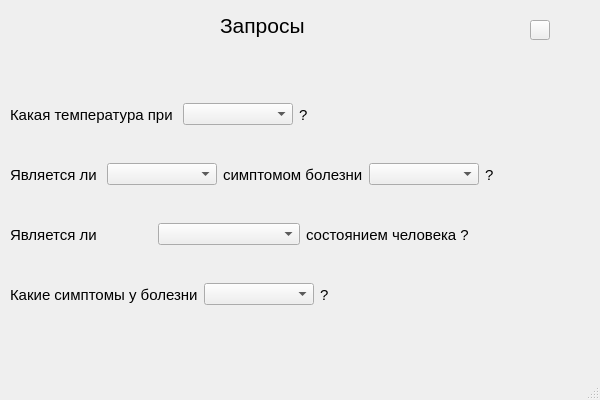
<?xml version="1.0" encoding="UTF-8"?>
<ui version="4.0">
 <class>MainWindow</class>
 <widget class="QMainWindow" name="MainWindow">
  <property name="geometry">
   <rect>
    <x>0</x>
    <y>0</y>
    <width>600</width>
    <height>400</height>
   </rect>
  </property>
  <property name="minimumSize">
   <size>
    <width>600</width>
    <height>400</height>
   </size>
  </property>
  <property name="maximumSize">
   <size>
    <width>600</width>
    <height>400</height>
   </size>
  </property>
  <property name="windowTitle">
   <string>MainWindow</string>
  </property>
  <widget class="QWidget" name="centralwidget">
   <widget class="QLabel" name="label">
    <property name="geometry">
     <rect>
      <x>220</x>
      <y>10</y>
      <width>131</width>
      <height>31</height>
     </rect>
    </property>
    <property name="font">
     <font>
      <pointsize>16</pointsize>
     </font>
    </property>
    <property name="text">
     <string>Запросы</string>
    </property>
   </widget>
   <widget class="QWidget" name="layoutWidget">
    <property name="geometry">
     <rect>
      <x>10</x>
      <y>100</y>
      <width>361</width>
      <height>29</height>
     </rect>
    </property>
    <layout class="QHBoxLayout" name="horizontalLayout">
     <item>
      <widget class="QLabel" name="label_2">
       <property name="font">
        <font>
         <pointsize>11</pointsize>
        </font>
       </property>
       <property name="text">
        <string>Какая температура при </string>
       </property>
      </widget>
     </item>
     <item>
      <widget class="QComboBox" name="comboBox">
       <property name="minimumSize">
        <size>
         <width>110</width>
         <height>0</height>
        </size>
       </property>
       <property name="font">
        <font>
         <pointsize>9</pointsize>
        </font>
       </property>
      </widget>
     </item>
     <item>
      <widget class="QLabel" name="label_3">
       <property name="font">
        <font>
         <pointsize>11</pointsize>
        </font>
       </property>
       <property name="text">
        <string>?</string>
       </property>
      </widget>
     </item>
    </layout>
   </widget>
   <widget class="QWidget" name="layoutWidget">
    <property name="geometry">
     <rect>
      <x>10</x>
      <y>160</y>
      <width>563</width>
      <height>29</height>
     </rect>
    </property>
    <layout class="QHBoxLayout" name="horizontalLayout_2">
     <item>
      <widget class="QLabel" name="label_4">
       <property name="font">
        <font>
         <pointsize>11</pointsize>
        </font>
       </property>
       <property name="text">
        <string>Является ли </string>
       </property>
      </widget>
     </item>
     <item>
      <widget class="QComboBox" name="comboBox_2">
       <property name="minimumSize">
        <size>
         <width>110</width>
         <height>0</height>
        </size>
       </property>
       <property name="font">
        <font>
         <pointsize>9</pointsize>
        </font>
       </property>
      </widget>
     </item>
     <item>
      <widget class="QLabel" name="label_6">
       <property name="font">
        <font>
         <pointsize>11</pointsize>
        </font>
       </property>
       <property name="text">
        <string>симптомом болезни</string>
       </property>
      </widget>
     </item>
     <item>
      <widget class="QComboBox" name="comboBox_3">
       <property name="minimumSize">
        <size>
         <width>110</width>
         <height>0</height>
        </size>
       </property>
       <property name="font">
        <font>
         <pointsize>9</pointsize>
        </font>
       </property>
      </widget>
     </item>
     <item>
      <widget class="QLabel" name="label_5">
       <property name="font">
        <font>
         <pointsize>11</pointsize>
        </font>
       </property>
       <property name="text">
        <string>?</string>
       </property>
      </widget>
     </item>
    </layout>
   </widget>
   <widget class="QWidget" name="layoutWidget">
    <property name="geometry">
     <rect>
      <x>10</x>
      <y>220</y>
      <width>459</width>
      <height>29</height>
     </rect>
    </property>
    <layout class="QHBoxLayout" name="horizontalLayout_3">
     <item>
      <widget class="QLabel" name="label_7">
       <property name="font">
        <font>
         <pointsize>11</pointsize>
        </font>
       </property>
       <property name="text">
        <string>Является ли </string>
       </property>
      </widget>
     </item>
     <item>
      <widget class="QComboBox" name="comboBox_4">
       <property name="minimumSize">
        <size>
         <width>110</width>
         <height>0</height>
        </size>
       </property>
       <property name="font">
        <font>
         <pointsize>9</pointsize>
        </font>
       </property>
      </widget>
     </item>
     <item>
      <widget class="QLabel" name="label_8">
       <property name="font">
        <font>
         <pointsize>11</pointsize>
        </font>
       </property>
       <property name="text">
        <string>состоянием человека ?</string>
       </property>
      </widget>
     </item>
    </layout>
   </widget>
   <widget class="QWidget" name="layoutWidget">
    <property name="geometry">
     <rect>
      <x>10</x>
      <y>280</y>
      <width>386</width>
      <height>29</height>
     </rect>
    </property>
    <layout class="QHBoxLayout" name="horizontalLayout_4">
     <item>
      <widget class="QLabel" name="label_9">
       <property name="font">
        <font>
         <pointsize>11</pointsize>
        </font>
       </property>
       <property name="text">
        <string>Какие симптомы у болезни</string>
       </property>
      </widget>
     </item>
     <item>
      <widget class="QComboBox" name="comboBox_5">
       <property name="minimumSize">
        <size>
         <width>110</width>
         <height>0</height>
        </size>
       </property>
       <property name="font">
        <font>
         <pointsize>9</pointsize>
        </font>
       </property>
      </widget>
     </item>
     <item>
      <widget class="QLabel" name="label_10">
       <property name="font">
        <font>
         <pointsize>11</pointsize>
        </font>
       </property>
       <property name="text">
        <string>?</string>
       </property>
      </widget>
     </item>
    </layout>
   </widget>
   <widget class="QPushButton" name="pushButton">
    <property name="geometry">
     <rect>
      <x>530</x>
      <y>20</y>
      <width>20</width>
      <height>20</height>
     </rect>
    </property>
    <property name="text">
     <string/>
    </property>
   </widget>
  </widget>
  <widget class="QMenuBar" name="menubar">
   <property name="geometry">
    <rect>
     <x>0</x>
     <y>0</y>
     <width>600</width>
     <height>29</height>
    </rect>
   </property>
  </widget>
  <widget class="QStatusBar" name="statusbar"/>
 </widget>
 <resources/>
 <connections/>
</ui>
